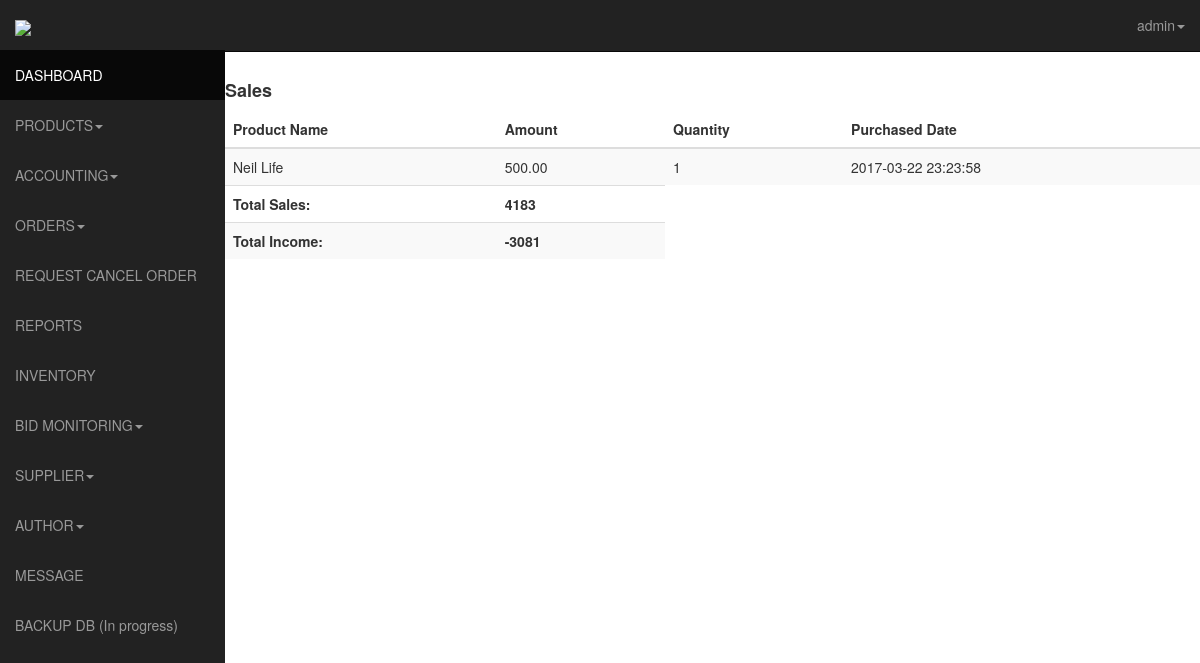
The app's page /admin/sales.php (signed in), older data.
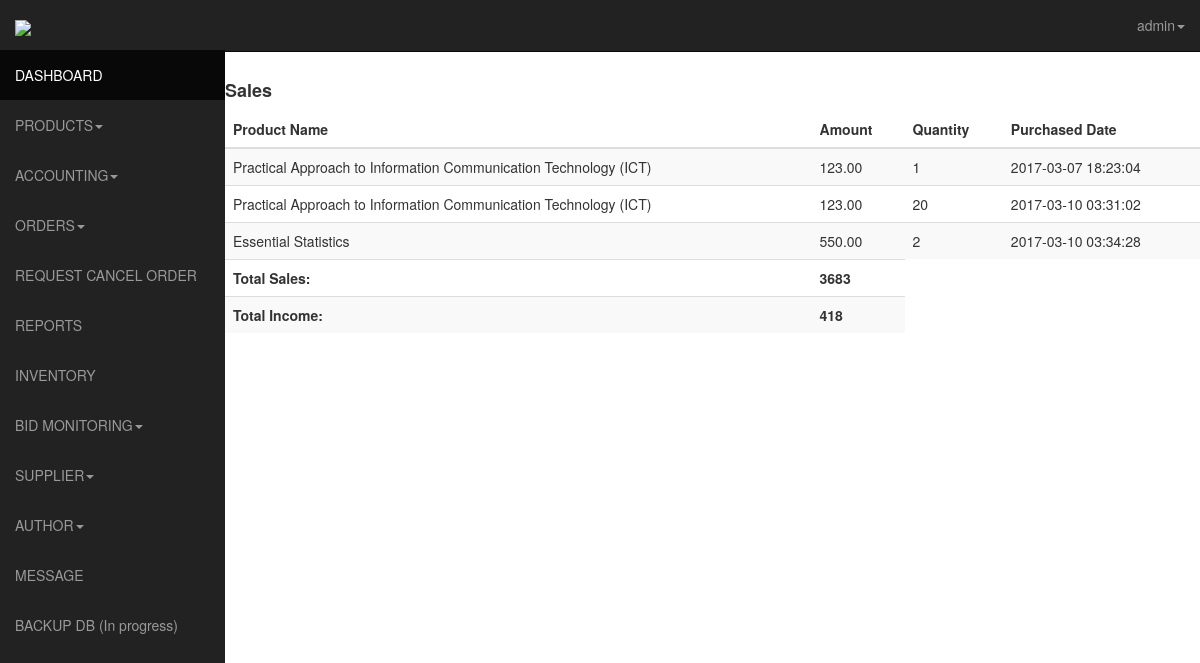
The same page, newer data.
### tables this page shows
CREATE TABLE IF NOT EXISTS `transactions` (
  `id` int(11) NOT NULL AUTO_INCREMENT,
  `user_id` int(11) NOT NULL,
  `product_id_array` varchar(255) NOT NULL,
  `payer_email` varchar(255) NOT NULL,
  `first_name` varchar(255) NOT NULL,
  `last_name` varchar(255) NOT NULL,
  `month` varchar(4) NOT NULL,
  `day` varchar(4) NOT NULL,
  `year` varchar(4) NOT NULL,
  `payment_date` timestamp NOT NULL DEFAULT CURRENT_TIMESTAMP ON UPDATE CURRENT_TIMESTAMP,
  `mc_gross` varchar(255) NOT NULL,
  `payment_currency` varchar(255) NOT NULL,
  `receiver_email` varchar(255) NOT NULL,
  `payment_type` varchar(255) NOT NULL,
  `payment_status` varchar(255) NOT NULL,
  `txn_type` varchar(255) NOT NULL,
  `payer_status` varchar(255) NOT NULL,
  `address_street` varchar(255) NOT NULL,
  `address_city` varchar(255) NOT NULL,
  `address_state` varchar(255) NOT NULL,
  `address_zip` varchar(255) NOT NULL,
  `address_country` varchar(255) NOT NULL,
  `address_status` varchar(255) NOT NULL,
  `notify_version` varchar(255) NOT NULL,
  `verify_sign` varchar(255) NOT NULL,
  `payer_id` varchar(255) NOT NULL,
  `mc_currency` varchar(255) NOT NULL,
  `mc_fee` varchar(255) NOT NULL,
  `txn_id` varchar(255) NOT NULL,
  `qty` int(11) NOT NULL,
  PRIMARY KEY (`id`)
);

CREATE TABLE IF NOT EXISTS `products` (
  `id` int(11) NOT NULL AUTO_INCREMENT,
  `author_id` int(11) NOT NULL,
  `product_name` varchar(255) NOT NULL,
  `price` varchar(16) NOT NULL,
  `details` text NOT NULL,
  `stock` int(11) NOT NULL,
  `category` varchar(16) NOT NULL,
  `sub_category` varchar(50) NOT NULL,
  `status` varchar(50) NOT NULL,
  `timestamp` varchar(10) NOT NULL,
  `date_added` date NOT NULL,
  `ext` varchar(4) NOT NULL,
  PRIMARY KEY (`id`)
);

### admin/sales.php (the view, shortened to what this page needs)
<!DOCTYPE html>
<html lang="en">
  <head>
    <link href="css/bootstrap.css" rel="stylesheet">
    <link href="css/sb-admin.css" rel="stylesheet">-->
    <link rel="stylesheet" href="css/morris-0.4.3.min.css">
  </head>
  <body>
    <div id="wrapper">
      <nav class="navbar navbar-inverse  navbar-fixed-top" role="navigation">
      <?php include 'template/sidebar.php';?>
    <?php include 'template/top.php';?>
    </nav>
    <div class="table-responsive">
    <h4><b>Sales</b></h4>
      <table class="table table-striped">
        <thead>
		<th>Product Name</th>
		<th>Amount</th>
		<th>Quantity</th>
		<th>Purchased Date</th>
	</thead>
	<tbody>
		<?php
		$sql = mysql_query("SELECT products.id, products.product_name, transactions.mc_fee, transactions.qty, transactions.payment_date FROM transactions INNER JOIN products ON products.id = transactions.product_id_array");
		$requestCount = mysql_num_rows($sql);
		if ($requestCount > 0) {
		     while ($row = mysql_fetch_array($sql)) {
		     $name = $row['product_name'];
		     $amount = $row['mc_fee'];
		     $quantity = $row['qty'];
		     $date = $row['payment_date'];
		      echo "
		        <tr>
		          <td>$name</td>
		          <td>$amount</td>
		          <td>$quantity </td>
		          <td>$date</td>
		        </tr>
		      ";
		     }
		  }
	 	$sql = mysql_query("SELECT sum(mc_gross) FROM transactions");
		$requestCount = mysql_num_rows($sql);
		if ($requestCount > 0) {
		     while ($row = mysql_fetch_array($sql)) {
		     $totalamount = $row['sum(mc_gross)'];
		      echo "
		        <tr>
		          <td><b>Total Sales:</b></td>
		          <td><b>$totalamount</b></td>
		        </tr>
		      ";
		  }
		}
	 	$sql = mysql_query("SELECT SUM( transactions.mc_gross ) - SUM( expenses.amount ) AS total_income FROM transactions JOIN expenses");
		$requestCount = mysql_num_rows($sql);
		if ($requestCount > 0) {
		     while ($row = mysql_fetch_array($sql)) {
		     $totalincome = $row['total_income'];
		      echo "
		        <tr>
		          <td><b>Total Income:</b></td>
		          <td><b>$totalincome</b></td>
		        </tr>
		      ";
		  }
		}
	  ?>
	</tbody>
      </table>
    </div>
    </div>
    </body>
    </html>

### admin/template/sidebar.php (shortened to what this page needs)
<div class="navbar-header">
  <a class="navbar-brand" href="index.php"><img src="../img/logo.png" /></a>
</div>
<div class="collapse navbar-collapse navbar-ex1-collapse">
  <ul class="nav navbar-nav side-nav">
    <li class="active"><a href="index.php"><i class="fa fa-dashboard"></i> DASHBOARD</a></li>
    <li class="dropdown">
      <a href="#" class="dropdown-toggle" data-toggle="dropdown"><i class="fa fa-caret-square-o-down"></i>PRODUCTS<b class="caret"></b></a>
    </li>
    <li class="dropdown">
      <a href="#" class="dropdown-toggle" data-toggle="dropdown"><i class="fa fa-caret-square-o-down"></i>ACCOUNTING<b class="caret"></b></a>
    </li>
   <li class="dropdown">
      <a href="orders.php" class="dropdown-toggle" data-toggle="dropdown"><i class="fa fa-caret-square-o-down"></i>ORDERS<b class="caret"></b></a>
    </li>
     <li><a href="cancel.php"><i class="fa fa-edit"></i>REQUEST CANCEL ORDER</a></li>
    <li><a href="reports.php"><i class="fa fa-edit"></i> REPORTS</a></li>
    <li><a href="inventory.php"><i class="fa fa-font"></i>INVENTORY</a></li>
    <li class="dropdown">
      <a href="#" class="dropdown-toggle" data-toggle="dropdown"><i class="fa fa-caret-square-o-down"></i>BID MONITORING<b class="caret"></b></a>
    </li>
    <li class="dropdown">
      <a href="#" class="dropdown-toggle" data-toggle="dropdown"><i class="fa fa-caret-square-o-down"></i>SUPPLIER<b class="caret"></b></a>
    </li>
    <li class="dropdown">
      <a href="#" class="dropdown-toggle" data-toggle="dropdown"><i class="fa fa-caret-square-o-down"></i>AUTHOR<b class="caret"></b></a>
    </li>
    <li><a href="messaging.php"><i class="fa fa-font"></i>MESSAGE</a></li>
    <li><a href="backup.php"><i class="fa fa-font"></i>BACKUP DB (In progress)</a></li>
  </ul>

Row changes from the older to the newer data that the page shows:
removed transactions: products.product_name "Neil Life", mc_fee "500.00", qty "1", payment_date "2017-03-22 23:23:58"
now on this page (row unchanged): transactions: products.product_name "Practical Approach to Information Communication Technology (ICT)", mc_fee "123.00", qty "1", payment_date "2017-03-07 18:23:04"
now on this page (row unchanged): transactions: products.product_name "Practical Approach to Information Communication Technology (ICT)", mc_fee "123.00", qty "20", payment_date "2017-03-10 03:31:02"
now on this page (row unchanged): transactions: products.product_name "Essential Statistics", mc_fee "550.00", qty "2", payment_date "2017-03-10 03:34:28"
Text that changed along with them:
new list line: "Total Sales: 3683"
new list line: "Total Income: 418"
list line gone: "Total Sales: 4183"
list line gone: "Total Income: -3081"
